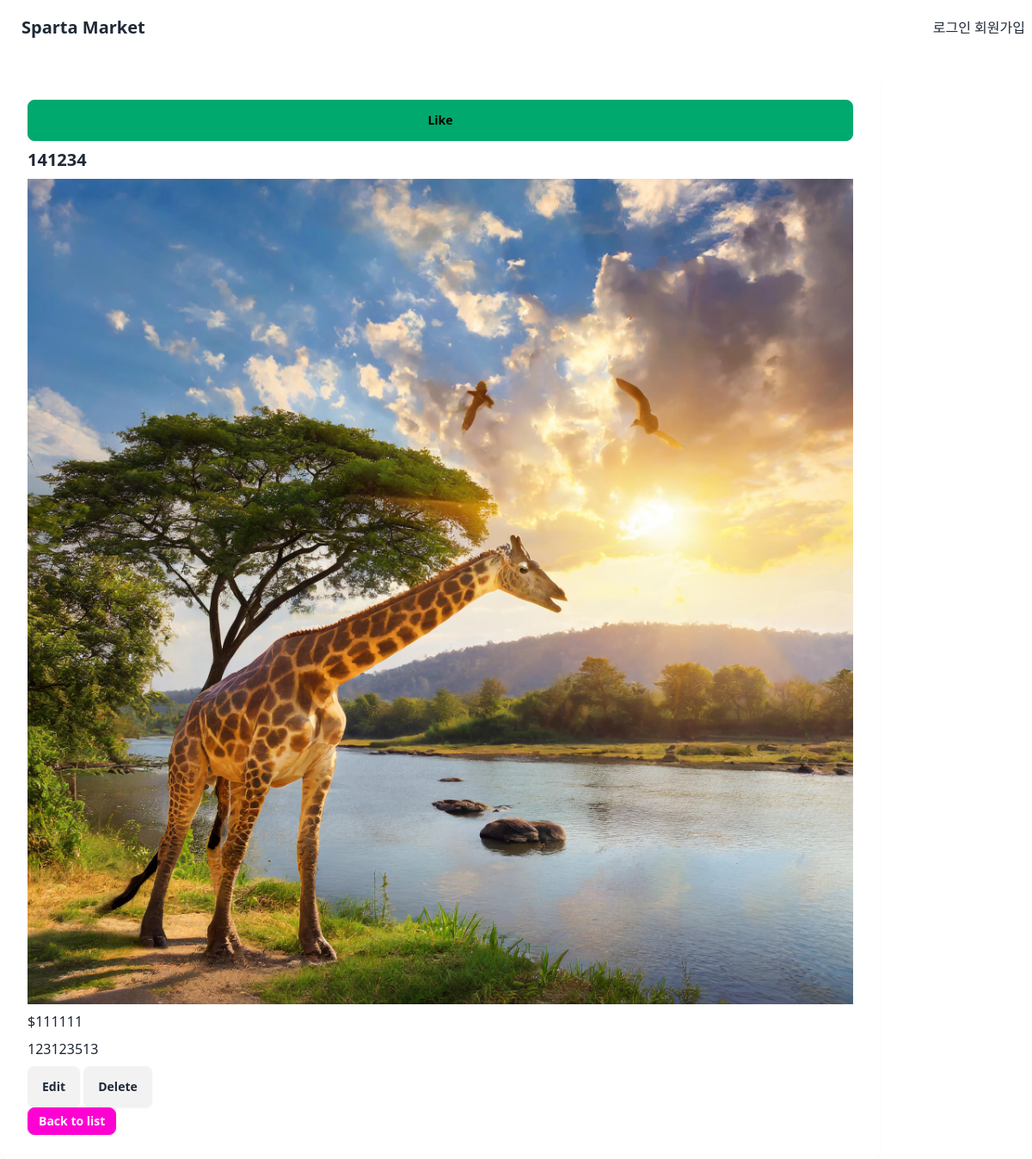
Before: /products/2/ with the older database file.
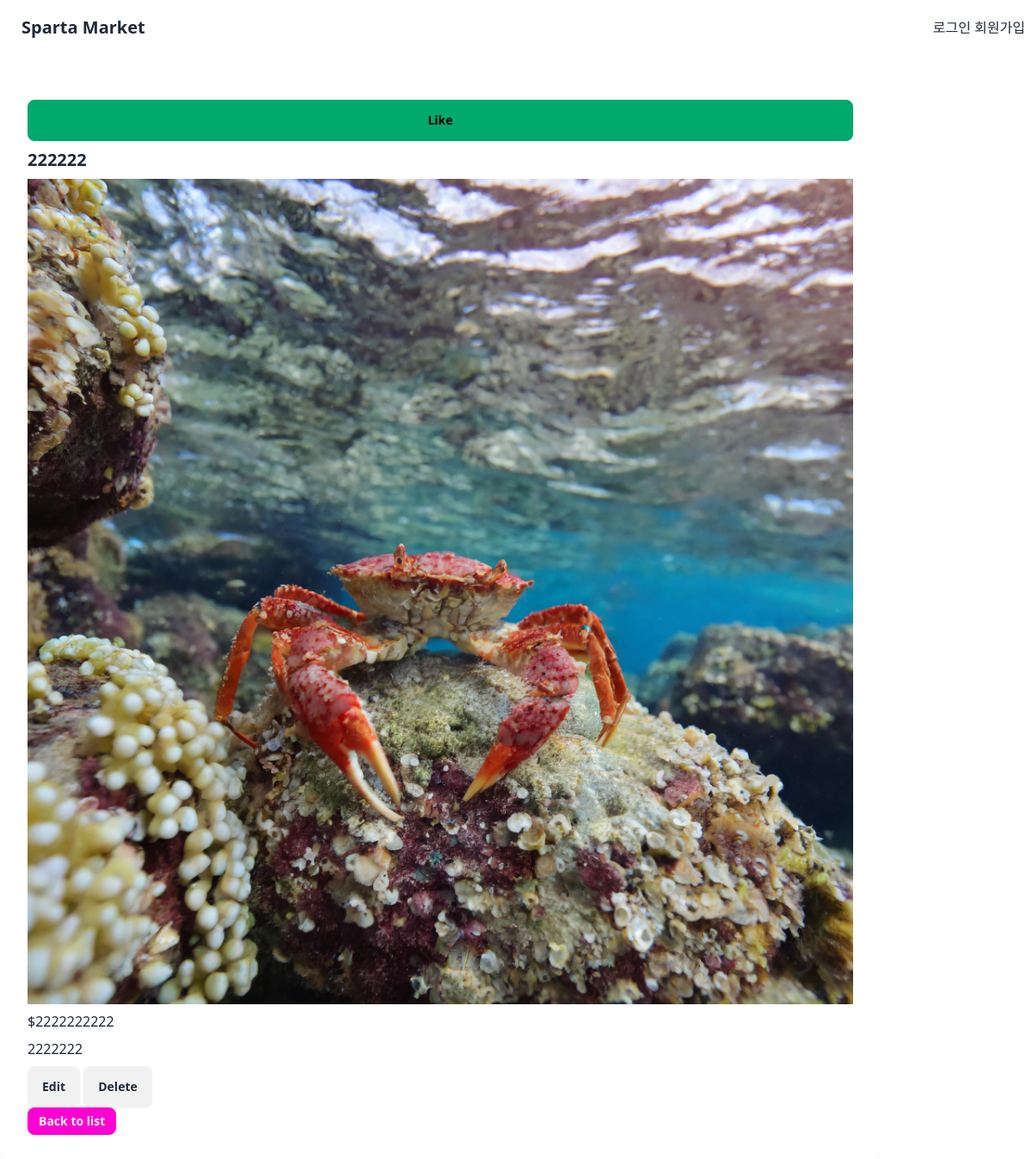
After: the same page with the newer database file.
### products/models.py (models this page shows, shortened)
class Products(models.Model):
    user = models.ForeignKey(settings.AUTH_USER_MODEL,
                             on_delete=models.CASCADE, related_name="products")
    title = models.CharField(max_length=50)
    content = models.TextField()
    product_price = models.IntegerField()
    pinned_userid = models.TextField(default="")
    pinned_length = models.IntegerField(default=0)
    created_at = models.DateTimeField(auto_now_add=True)  # 추가될 때 업데이트
    updated_at = models.DateTimeField(auto_now=True)  # 수정될 때 업데이트
    image = models.ImageField(upload_to="images/", blank=True)
    liked_by = models.ManyToManyField(
        User, related_name="liked_products", blank=True)

### products/views.py (the view)
# urls.py: path('<int:pk>/', views.detail, name='detail'),
def detail(request, pk):
    product = get_object_or_404(Products, pk=pk)
    context = {
        "product": product,
    }
    print("Product PK:", product.pk)
    return render(request, 'products/detail.html', context)

### products/templates/products/detail.html (shortened to what this page needs)
{% extends 'base.html' %}
{% block content %}
<div class="container py-5">
    <div class="row justify-content-center">
        <div class="col-lg-8">
            <div class="card shadow-sm">
                <div class="card-body">
                    {% if product.pk %}
                        {% if request.user in product.liked_by.all %}
                            <a href="{% url 'products:remove_like' pk=product.pk %}" class="btn btn-warning">Unlike</a>
                        {% else %}
                            <a href="{% url 'products:add_like' pk=product.pk %}" class="btn btn-success">Like</a>
                        {% endif %}
                    {% else %}
                        <p>Error: Product ID is not available.</p>
                    {% endif %}
                    <h1 class="card-title">{{ product.title }}</h1>
                    {% if product.image %}
                        <img src="{{ product.image.url }}" alt="{{ product.title }}" class="img-fluid">
                    {% else %}
                        <p>No image available</p>
                    {% endif %}
                    <h2 class="h5 text-muted">${{ product.product_price }}</h2>
                    <p class="card-text">{{ product.content }}</p>
                    <div class="d-flex justify-content-between align-items-center">
                        <div>
                            <a href="{% url 'products:edit' pk=product.pk %}" class="btn btn-outline-primary">Edit</a>
                            <form action="{% url 'products:delete' pk=product.pk %}" method="post" style="display: inline;">
                                <input type="submit" value="Delete" class="btn btn-danger" onclick="return confirm('Are you sure?');">
                            </form>
                        </div>
                        <a href="{% url 'products:products' %}" class="btn btn-sm btn-secondary">Back to list</a>
                    </div>
                </div>
            </div>
        </div>
    </div>
</div>
{% endblock %}

### templates/base.html (shortened to what this page needs)
{% load static %}
<!DOCTYPE html>
<html lang="ko">
<head>
    <link href="https://cdn.jsdelivr.net/npm/daisyui@4.10.2/dist/full.min.css" rel="stylesheet" type="text/css" />
    <script src="https://cdn.tailwindcss.com"></script>
</head>
<body>
    <div class="navbar bg-base-100">
        <div class="flex-1">
          <a class="btn btn-ghost text-xl" href= "{% url 'products:products'%}">Sparta Market</a>
        </div>
        <div class="flex-none">
          <div class="dropdown dropdown-end">
            {% if request.user.is_authenticated %}
            <div tabindex="0" role="button" class="btn btn-ghost btn-circle">
              <div class="indicator">
                <svg xmlns="http://www.w3.org/2000/svg" class="h-5 w-5" fill="none" viewBox="0 0 24 24" stroke="currentColor"><path stroke-linecap="round" stroke-linejoin="round" stroke-width="2" d="M3 3h2l.4 2M7 13h10l4-8H5.4M7 13L5.4 5M7 13l-2.293 2.293c-.63.63-.184 1.707.707 1.707H17m0 0a2 2 0 100 4 2 2 0 000-4zm-8 2a2 2 0 11-4 0 2 2 0 014 0z" /></svg>
              </div>
            </div>
            <div tabindex="0" class="mt-3 z-[1] card card-compact dropdown-content w-52 bg-base-100 shadow">
              <div class="card-body">
                <span class="font-bold text-lg">8 Items</span>
                <span class="text-info">Subtotal: $999</span>
                <div class="card-actions">
                  <button class="btn btn-primary btn-block">View cart</button>
                </div>
              </div>
            </div>
          </div>
          <div class="dropdown dropdown-end">
            <div tabindex="0" role="button" class="btn btn-ghost btn-circle avatar">
                <a>{{user}}</a>
            </div>
            <ul tabindex="0" class="menu menu-sm dropdown-content mt-3 z-[1] p-2 shadow bg-base-100 rounded-box w-52">
              <li>
                <a class="justify-between" href="{% url 'users:profile' user.username %}">
                  Profile
                </a>
              </li>
              <form action="{% url 'accounts:logout' %}" method="POST">
                {% csrf_token %}
                <li>
                <input type="submit" value ="Logout">
              </li>
            </form>
            </ul>
            {% else %}
            <a href="{% url 'accounts:login'%}">로그인</a>
            <a href="{% url 'accounts:signup'%}">회원가입</a>
            {% endif %}
          </div>
        </div>
      </div>
    <div>
    <div class="container">
        {% block content %}
        {% endblock content %}
    </div>
</body>
</html>

Changed rows visible on the page:
changed Products: title "141234" → "222222"; image: a different picture; product_price "111111" → "2222222222"; content "123123513" → "2222222"
